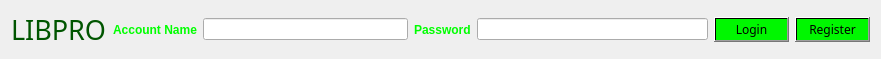
     <widget class="QWidget" name="layoutWidget">
      <property name="geometry">
       <rect>
        <x>13</x>
        <y>10</y>
        <width>881</width>
        <height>38</height>
       </rect>
      </property>
      <layout class="QHBoxLayout" name="horizontalLayout_5">
       <item>
        <widget class="QLabel" name="label_3">
         <property name="font">
          <font>
           <family>Ravie</family>
           <pointsize>20</pointsize>
          </font>
         </property>
         <property name="styleSheet">
          <string notr="true">color: rgb(0, 85, 0);</string>
         </property>
         <property name="text">
          <string>LIBPRO</string>
         </property>
        </widget>
       </item>
       <item>
        <layout class="QHBoxLayout" name="horizontalLayout_4">
         <item>
          <layout class="QHBoxLayout" name="horizontalLayout_3">
           <item>
            <widget class="QLabel" name="label">
             <property name="font">
              <font>
               <weight>75</weight>
               <bold>true</bold>
              </font>
             </property>
             <property name="styleSheet">
              <string notr="true">color: rgb(0, 255, 0);</string>
             </property>
             <property name="text">
              <string>Account Name</string>
             </property>
            </widget>
           </item>
           <item>
            <widget class="QLineEdit" name="AccountEdit"/>
           </item>
          </layout>
         </item>
         <item>
          <layout class="QHBoxLayout" name="horizontalLayout_2">
           <item>
            <widget class="QLabel" name="label_2">
             <property name="font">
              <font>
               <weight>75</weight>
               <bold>true</bold>
              </font>
             </property>
             <property name="styleSheet">
              <string notr="true">color: rgb(0, 255, 0);</string>
             </property>
             <property name="text">
              <string>Password</string>
             </property>
            </widget>
           </item>
           <item>
            <widget class="QLineEdit" name="PassEdit">
             <property name="echoMode">
              <enum>QLineEdit::Password</enum>
             </property>
            </widget>
           </item>
          </layout>
         </item>
         <item>
          <layout class="QHBoxLayout" name="horizontalLayout">
           <item>
            <widget class="QPushButton" name="Loginbtn">
             <property name="font">
              <font>
               <family>Ravie</family>
              </font>
             </property>
             <property name="styleSheet">
              <string notr="true">background-color: qradialgradient(spread:pad, cx:0.5, cy:0.5, radius:0.5, fx:0.5, fy:0.5, stop:0.039548 rgba(0, 247, 0, 255));</string>
             </property>
             <property name="text">
              <string>Login</string>
             </property>
            </widget>
           </item>
           <item>
            <widget class="QPushButton" name="Registerbtn">
             <property name="font">
              <font>
               <family>Ravie</family>
              </font>
             </property>
             <property name="styleSheet">
              <string notr="true">background-color: qradialgradient(spread:pad, cx:0.5, cy:0.5, radius:0.5, fx:0.5, fy:0.5, stop:0.039548 rgba(0, 247, 0, 255));</string>
             </property>
             <property name="text">
              <string>Register</string>
             </property>
            </widget>
           </item>
          </layout>
         </item>
        </layout>
       </item>
      </layout>
     </widget>
